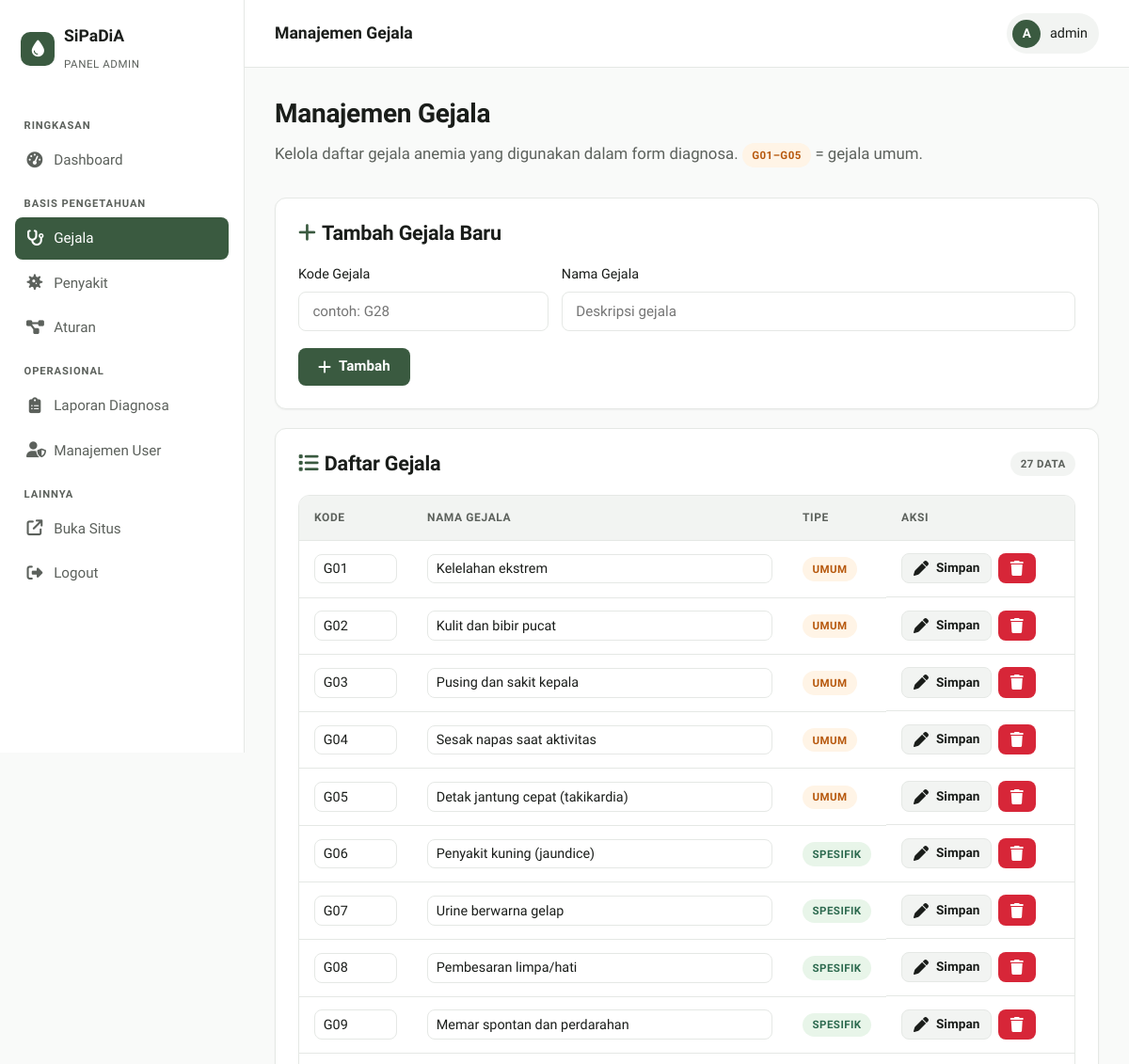
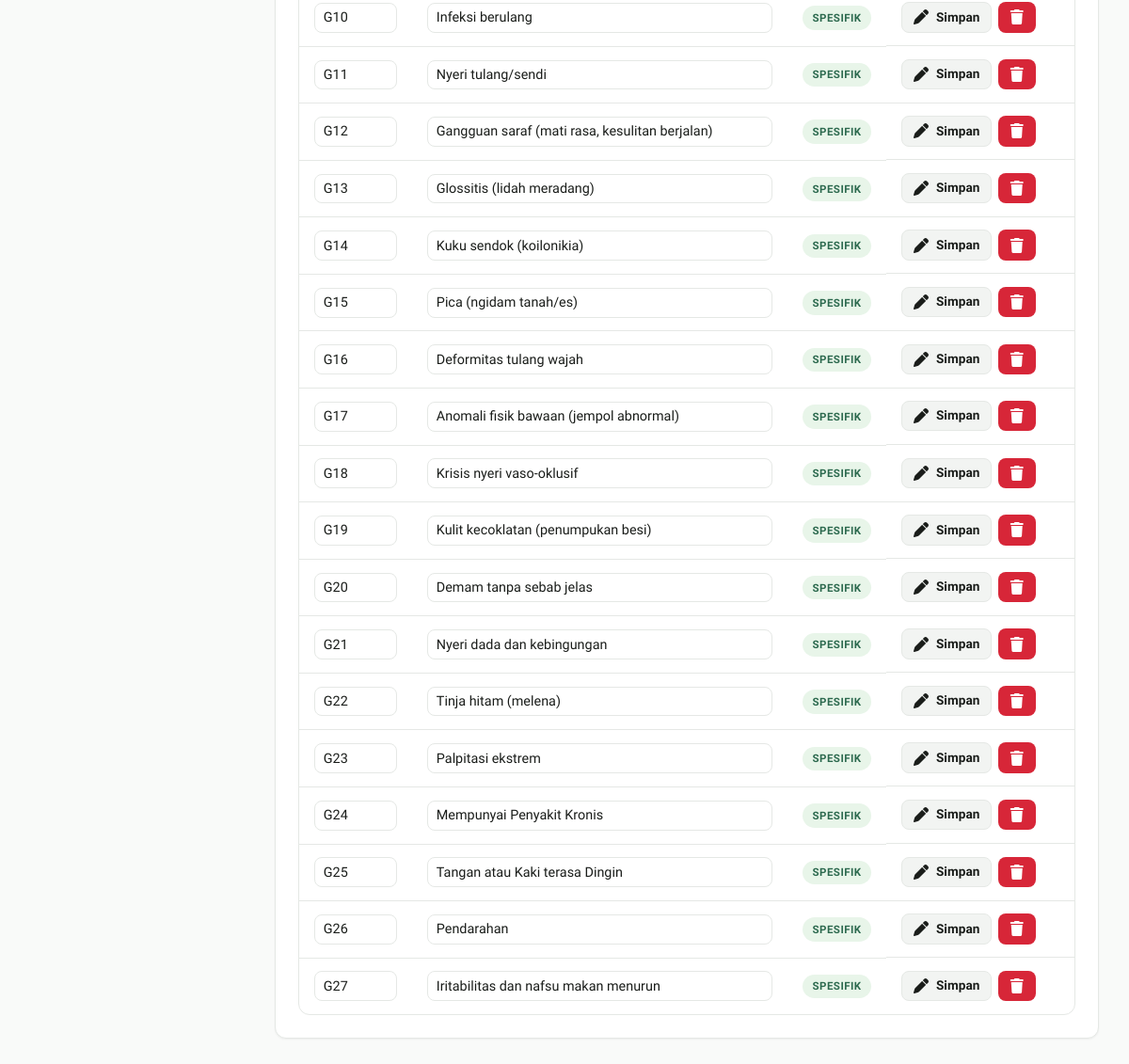
Page /admin/crud_gejala.php (signed in) on the committed database (2 pictures, top to bottom).
### tables this page shows
CREATE TABLE gejala (
  id INT AUTO_INCREMENT PRIMARY KEY,
  kode VARCHAR(10) UNIQUE NOT NULL,
  nama VARCHAR(100) NOT NULL
);

### admin/crud_gejala.php (the view, shortened to what this page needs)
<?php
include '../config.php';
$gejala = $conn->query("SELECT * FROM gejala ORDER BY kode ASC");
include '../partials/admin_header.php';
?>
<div class="page-header">
    <h2>Manajemen Gejala</h2>
    <p class="lead">Kelola daftar gejala anemia yang digunakan dalam form diagnosa. <span class="badge badge-warning">G01–G05</span> = gejala umum.</p>
</div>
<div class="card">
    <div class="card-head"><h3><i class="fa-solid fa-plus" style="color:var(--primary);margin-right:.4rem;"></i>Tambah Gejala Baru</h3></div>
    <form method="post" data-testid="form-tambah-gejala">
        <div class="form-row">
            <div class="form-group">
                <label>Kode Gejala</label>
                <input type="text" name="kode" placeholder="contoh: G28" required maxlength="10" data-testid="input-kode-gejala">
            </div>
            <div class="form-group" style="grid-column: span 2;">
                <label>Nama Gejala</label>
                <input type="text" name="nama" placeholder="Deskripsi gejala" required data-testid="input-nama-gejala">
            </div>
        </div>
        <button type="submit" name="tambah" class="btn btn-primary" data-testid="btn-tambah-gejala"><i class="fa-solid fa-plus"></i> Tambah</button>
    </form>
</div>
<div class="card">
    <div class="card-head">
        <h3><i class="fa-solid fa-list" style="color:var(--primary);margin-right:.4rem;"></i>Daftar Gejala</h3>
        <span class="badge badge-muted"><?php echo $gejala->num_rows; ?> data</span>
    </div>
    <div class="table-wrap">
        <table class="data">
            <thead><tr><th style="width:120px;">Kode</th><th>Nama Gejala</th><th style="width:100px;">Tipe</th><th style="width:200px;">Aksi</th></tr></thead>
            <tbody>
            <?php if ($gejala->num_rows === 0): ?>
                <tr><td colspan="4" class="text-center text-muted" style="padding:2rem;">Belum ada gejala.</td></tr>
            <?php else: while ($g = $gejala->fetch_assoc()):
                $is_umum = in_array($g['kode'], ['G01','G02','G03','G04','G05']);
            ?>
                <tr data-testid="row-gejala-<?php echo $g['id']; ?>">
                    <form method="post" style="display:contents;">
                        <td><input type="text" name="kode" value="<?php echo htmlspecialchars($g['kode']); ?>" maxlength="10" required></td>
                        <td><input type="text" name="nama" value="<?php echo htmlspecialchars($g['nama']); ?>" required></td>
                        <td><span class="badge <?php echo $is_umum?'badge-warning':'badge-success'; ?>"><?php echo $is_umum?'Umum':'Spesifik'; ?></span></td>
                        <td class="actions-cell">
                            <button name="edit" type="submit" class="btn btn-secondary btn-sm" data-testid="btn-edit-<?php echo $g['id']; ?>"><i class="fa-solid fa-pen"></i> Simpan</button>
                            <a href="?hapus=<?php echo $g['id']; ?>" class="btn btn-danger btn-sm" onclick="return confirm('Hapus gejala ini? Aturan terkait juga akan dihapus.');" data-testid="btn-hapus-<?php echo $g['id']; ?>"><i class="fa-solid fa-trash"></i></a>
                        </td>
                    </form>
                </tr>
            <?php endwhile; endif; ?>
            </tbody>
        </table>
    </div>
</div>
<?php include '../partials/admin_footer.php'; ?>

### assets/style.css (style rules this page uses)
:root { --bg: #F9FAF9; --surface: #FFFFFF; --surface-alt: #F2F4F2; --primary: #3A5A40; --primary-hover: #2B4330; --primary-soft: #E8EFE9; --secondary: #A3B18A; --text: #1A1D1A; --text-muted: #5C615C; --border: #E5E8E5; --success: #2D6A4F; --success-soft: #E8F5E9; --danger: #D72638; --danger-hover: #B01B29; --danger-soft: #FDECEE; --warning: #F4A261; --warning-soft: #FFF4E6; --info: #1565C0; --info-soft: #E3F2FD; --font-heading: 'Epilogue', system-ui, sans-serif; --font-body: 'Work Sans', system-ui, sans-serif; --r-sm: 4px; --r-md: 8px; --r-lg: 12px; --r-pill: 9999px; --shadow-sm: 0 1px 2px rgba(0,0,0,0.05); --shadow-md: 0 4px 6px -1px rgba(0,0,0,0.05), 0 2px 4px -1px rgba(0,0,0,0.03); --shadow-lg: 0 10px 15px -3px rgba(0,0,0,0.06), 0 4px 6px -2px rgba(0,0,0,0.03); --t-fast: 0.15s ease; --t: 0.2s cubic-bezier(0.4, 0, 0.2, 1); }
* { box-sizing: border-box; }
html, body { margin: 0; padding: 0; background: var(--bg); color: var(--text); font-family: var(--font-body); font-size: 16px; line-height: 1.6; -webkit-font-smoothing: antialiased; }
h1, h2, h3, h4, h5 { font-family: var(--font-heading); color: var(--text); margin: 0 0 0.75rem; line-height: 1.2; letter-spacing: -0.01em; }
h2 { font-size: 1.75rem; font-weight: 700; }
h3 { font-size: 1.35rem; font-weight: 600; }
p { margin: 0 0 1rem; color: var(--text); }
a { color: var(--primary); text-decoration: none; transition: color var(--t-fast); }
.page-header { margin-bottom: 2rem; }
.page-header .lead { color: var(--text-muted); font-size: 1.05rem; }
.card { background: var(--surface); border: 1px solid var(--border); border-radius: var(--r-lg); padding: 1.5rem; box-shadow: var(--shadow-sm); }
.card + .card { margin-top: 1.25rem; }
.card-head { display: flex; justify-content: space-between; align-items: center; gap: 1rem; margin-bottom: 1.25rem; }
.card-head h3, .card-head h2 { margin: 0; }
.btn { display: inline-flex; align-items: center; justify-content: center; gap: 0.5rem; padding: 0.7rem 1.25rem; font-family: var(--font-body); font-size: 0.95rem; font-weight: 600; border: 1px solid transparent; border-radius: var(--r-md); cursor: pointer; text-decoration: none; transition: var(--t); line-height: 1; }
.btn i { font-size: 1rem; }
.btn-primary { background: var(--primary); color: #fff; }
.btn-secondary { background: var(--surface-alt); color: var(--text); border-color: var(--border); }
.btn-danger { background: var(--danger); color: #fff; }
.btn-sm { padding: 0.45rem 0.75rem; font-size: 0.85rem; }
.form-group { margin-bottom: 1.1rem; }
.form-group label { display: block; margin-bottom: 0.4rem; font-weight: 500; font-size: 0.9rem; color: var(--text); }
.input, input[type="text"], input[type="password"], input[type="email"], input[type="number"], select, textarea { width: 100%; padding: 0.7rem 0.9rem; background: var(--surface); border: 1px solid var(--border); border-radius: var(--r-md); font-family: var(--font-body); font-size: 0.95rem; color: var(--text); transition: var(--t); outline: none; }
.form-row { display: grid; grid-template-columns: repeat(auto-fit, minmax(180px, 1fr)); gap: 0.85rem; }
.table-wrap { overflow-x: auto; border: 1px solid var(--border); border-radius: var(--r-lg); background: var(--surface); }
table.data { width: 100%; border-collapse: collapse; }
table.data th, table.data td { text-align: left; padding: 0.85rem 1rem; border-bottom: 1px solid var(--border); font-size: 0.95rem; vertical-align: middle; }
table.data th { background: var(--surface-alt); color: var(--text-muted); text-transform: uppercase; font-size: 0.75rem; letter-spacing: 0.05em; font-weight: 600; }
table.data tr:last-child td { border-bottom: none; }
table.data td input, table.data td select, table.data td textarea { padding: 0.4rem 0.55rem; font-size: 0.9rem; }
.actions-cell { white-space: nowrap; display: flex; gap: 0.4rem; }
.badge { display: inline-block; padding: 0.22rem 0.65rem; border-radius: var(--r-pill); font-size: 0.72rem; font-weight: 600; text-transform: uppercase; letter-spacing: 0.04em; }
.badge-success { background: var(--success-soft); color: var(--success); }
.badge-warning { background: var(--warning-soft); color: #B7590E; }
.badge-muted { background: var(--surface-alt); color: var(--text-muted); }

### rows in the picture
gejala: kode "G01", nama "Kelelahan ekstrem", shows "UMUM"
gejala: kode "G02", nama "Kulit dan bibir pucat", shows "UMUM"
gejala: kode "G03", nama "Pusing dan sakit kepala", shows "UMUM"
gejala: kode "G04", nama "Sesak napas saat aktivitas", shows "UMUM"
gejala: kode "G05", nama "Detak jantung cepat (takikardia)", shows "UMUM"
gejala: kode "G06", nama "Penyakit kuning (jaundice)", shows "SPESIFIK"
gejala: kode "G07", nama "Urine berwarna gelap", shows "SPESIFIK"
gejala: kode "G08", nama "Pembesaran limpa/hati", shows "SPESIFIK"
gejala: kode "G09", nama "Memar spontan dan perdarahan", shows "SPESIFIK"
gejala: kode "G10", nama "Infeksi berulang", shows "SPESIFIK"
gejala: kode "G11", nama "Nyeri tulang/sendi", shows "SPESIFIK"
gejala: kode "G12", nama "Gangguan saraf (mati rasa, kesulitan berjalan)", shows "SPESIFIK"
gejala: kode "G13", nama "Glossitis (lidah meradang)", shows "SPESIFIK"
gejala: kode "G14", nama "Kuku sendok (koilonikia)", shows "SPESIFIK"
gejala: kode "G15", nama "Pica (ngidam tanah/es)", shows "SPESIFIK"
gejala: kode "G16", nama "Deformitas tulang wajah", shows "SPESIFIK"
gejala: kode "G17", nama "Anomali fisik bawaan (jempol abnormal)", shows "SPESIFIK"
gejala: kode "G18", nama "Krisis nyeri vaso-oklusif", shows "SPESIFIK"
gejala: kode "G19", nama "Kulit kecoklatan (penumpukan besi)", shows "SPESIFIK"
gejala: kode "G20", nama "Demam tanpa sebab jelas", shows "SPESIFIK"
gejala: kode "G21", nama "Nyeri dada dan kebingungan", shows "SPESIFIK"
gejala: kode "G22", nama "Tinja hitam (melena)", shows "SPESIFIK"
gejala: kode "G23", nama "Palpitasi ekstrem", shows "SPESIFIK"
gejala: kode "G24", nama "Mempunyai Penyakit Kronis", shows "SPESIFIK"
gejala: kode "G25", nama "Tangan atau Kaki terasa Dingin", shows "SPESIFIK"
gejala: kode "G26", nama "Pendarahan", shows "SPESIFIK"
gejala: kode "G27", nama "Iritabilitas dan nafsu makan menurun", shows "SPESIFIK"

### other values in the picture
$page_title "Manajemen Gejala"
$initial "A"
$user "admin"
$gejala->num_rows "27"
